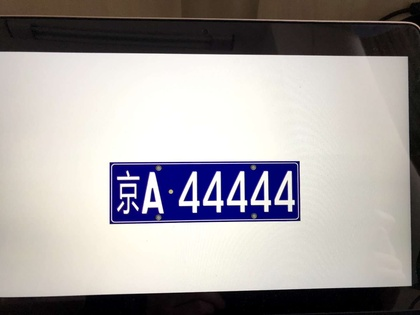
%> input picture ceshi9.jpeg, 420 x 315 px, shrunk from 1440 x 1080 before the run
$ octave --eval "result = capture;"   (GNU Octave 9; MATLAB toolbox functions it lacks are replaced by stand-ins)
%> lines starting %> are read from the running program, lines starting %| are printed output that depends on the picture; in (x1, y1, x2, y2) boxes, pixels count from 0 and x2, y2 are one past the last pixel; in counts of white or black regions, pixels touching at a corner belong together; the program's own positions count from 1
### 图像切割二值化等/get_image.m
function a=get_image()
%path='M:\MATLAB\image processing\image\';

a=imread('/Users/a123/Desktop/大三下/竞赛/全国大学生集成电路创新创业大赛/matlab代码/ceshi9.jpeg');
%> a is the input picture: size 315x420x3 uint8; mean R, G, B 165.3, 160.5, 160.9

### 图像切割二值化等/capture.m
function image=capture()
p=get_image();
[m,n]=size(p(:,:,1));
%> m = 315; n = 420
one=m;two=n;
%> after `one=m`: one = 315
%> after `two=n`: two = 420
for i = 1:one
    for j =1:two
        r=double(p(i,j,1))/255;
        g=double(p(i,j,2))/255;
        b=double(p(i,j,3))/255;
        w=[r,g,b];
        v(i,j)=max(w);
        if(v(i,j)~=0)
            s(i,j)=(v(i,j)-min(w))/v(i,j);
        else
            s(i,j)=0;
        end
        if((v(i,j)-min(w))==0)
            h(i,j)=0;
        elseif(v(i,j)==r)
                h(i,j)=60*(g-b)/(v(i,j)-min(w));
        elseif(v(i,j)==g)
                h(i,j)=120+60*(b-r)/(v(i,j)-min(w));
        elseif(v(i,j)==b)
                h(i,j)=240+60*(r-g)/(v(i,j)-min(w));
        end
        if(h(i,j)<0)
            h(i,j)=h(i,j)+360;
        end
        h(i,j)=mod(h(i,j),360)/360;
    end
end
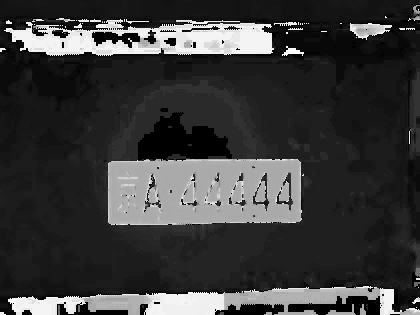
%> h: size 315x420 double; min 0, max 0.983, mean 0.231
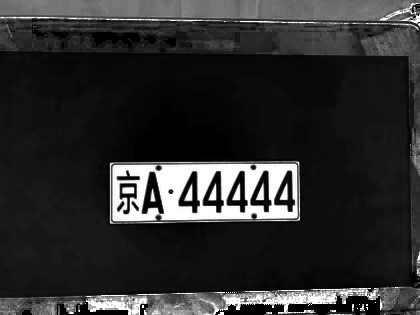
%> s: size 315x420 double; min 0, max 1, mean 0.178
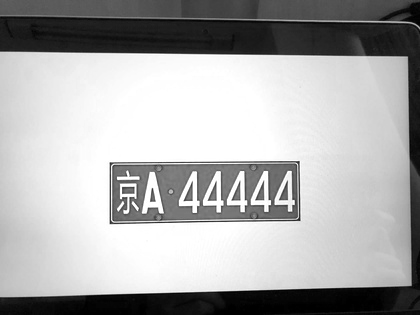
%> v: size 315x420 double; min 0, max 1, mean 0.674
hsv(:,:,1)=h;
hsv(:,:,2)=s;
hsv(:,:,3)=v;
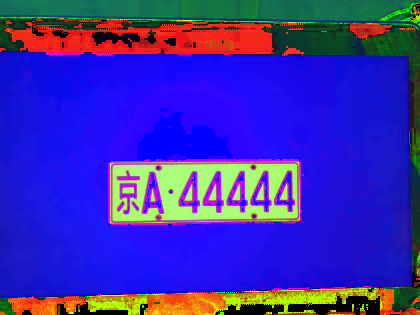
%> hsv: size 315x420x3 double; mean R, G, B 0.231, 0.178, 0.674
%imshow(hsv);
image=ones(one,two);
%> image: size 315x420 double; every value is 1
for i = 1:one
    for j = 1:two
        if((hsv(i,j,1)<0.8)&&(hsv(i,j,1)>0.4)&&hsv(i,j,2)>0.5)%蓝色部分输出为0，即黑色，其他全为1
            image(i,j)=0;
        end
    end
end
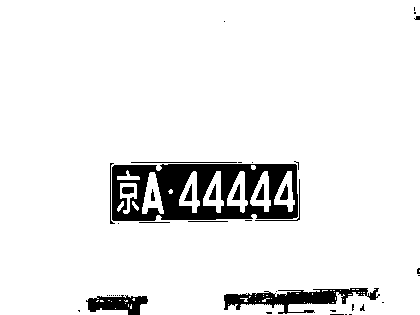
%> image: size 315x420 double; values 0 (black) and 1 (white), 92.4% white; 43 black regions (28 under 20 px), largest, box (x1, y1, x2, y2) and area: (112, 164, 298, 221) 6659, (224, 288, 380, 314) 1704, (86, 295, 148, 315) 765
% [28 lines of commented-out code are left out]

$ run again, with ceshi3.jpg copied over ceshi9.jpeg
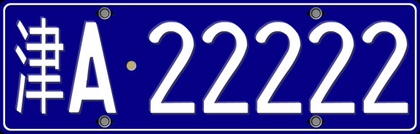
%> input picture ceshi3.jpg, 420 x 134 px, shrunk from 577 x 184 before the run
%> in get_image, a is the input picture: size 134x420x3 uint8; mean R, G, B 71.5, 68, 158.3
%> m = 134; n = 420
%> one = 134
%> two = 420
%> the loop in capture, `for i = 1:one` made 134 passes
%> after the loop in capture, `for i = 1:one`:
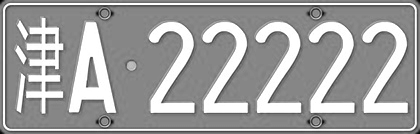
%> v: size 134x420 double; min 0.0118, max 1, mean 0.622
%> after the loop in capture, `for i = 1:one`:
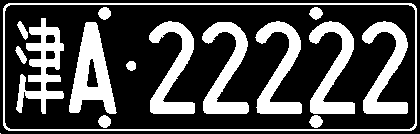
%> image: size 134x420 double; values 0 (black) and 1 (white), 29.2% white; 16 white regions (1 under 20 px), largest, box (x1, y1, x2, y2) and area: (69, 22, 117, 114) 2258, (3, 3, 417, 131) 2155, (16, 18, 64, 114) 1921

$ run again, with ceshi5.jpg copied over ceshi9.jpeg
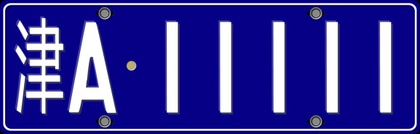
%> input picture ceshi5.jpg, 420 x 134 px, shrunk from 577 x 184 before the run
%> in get_image, a is the input picture: size 134x420x3 uint8; mean R, G, B 57.1, 53, 152.6
%> m = 134; n = 420
%> one = 134
%> two = 420
%> the loop in capture, `for i = 1:one` made 134 passes
%> after the loop in capture, `for i = 1:one`:
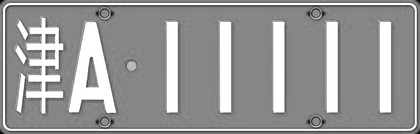
%> v: size 134x420 double; min 0.0118, max 1, mean 0.599
%> after the loop in capture, `for i = 1:one`:
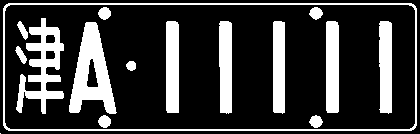
%> image: size 134x420 double; values 0 (black) and 1 (white), 22.9% white; 16 white regions (1 under 20 px), largest, box (x1, y1, x2, y2) and area: (69, 22, 117, 114) 2258, (3, 3, 417, 131) 2155, (16, 18, 64, 114) 1921

$ run again, with ceshi6.jpg copied over ceshi9.jpeg
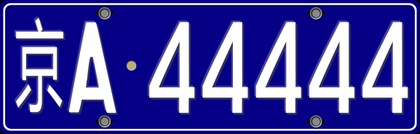
%> input picture ceshi6.jpg, 420 x 134 px, shrunk from 577 x 184 before the run
%> in get_image, a is the input picture: size 134x420x3 uint8; mean R, G, B 73.9, 70.3, 159.8
%> m = 134; n = 420
%> one = 134
%> two = 420
%> the loop in capture, `for i = 1:one` made 134 passes
%> after the loop in capture, `for i = 1:one`:
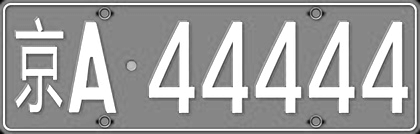
%> v: size 134x420 double; min 0.00392, max 1, mean 0.627
%> after the loop in capture, `for i = 1:one`:
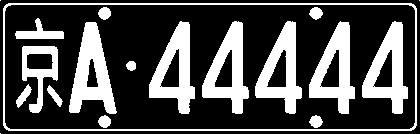
%> image: size 134x420 double; values 0 (black) and 1 (white), 29.9% white; 19 white regions (3 under 20 px), largest, box (x1, y1, x2, y2) and area: (69, 22, 117, 114) 2255, (3, 3, 417, 131) 2157, (149, 21, 195, 114) 2030
